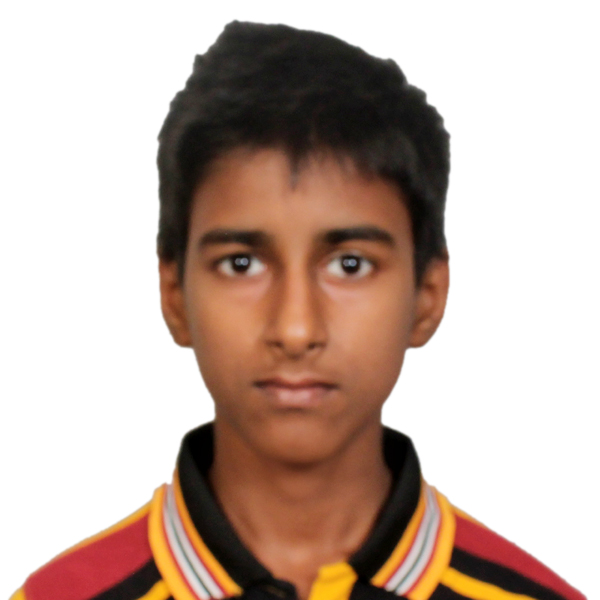
#> input picture 11102.jpg, 600 x 600 px
$ python sift3.py
#> lines starting #> are read from the running program, lines starting #| are printed output that depends on the picture
#> further down, image is the input picture: PIL image 600x600 RGB; mean R, G, B 195.4, 175.1, 164.9
import numpy as np
from scipy.ndimage import gaussian_filter, convolve
from PIL import Image

def generate_gaussian_kernels(sigma, num_intervals):
    """ Generate Gaussian kernels for different intervals based on the input sigma. """
    k = 2 ** (1.0 / num_intervals)
    gaussian_kernels = [sigma]
    for i in range(1, num_intervals + 3):
        sigma_previous = (k ** (i - 1)) * sigma
        sigma_total = k * sigma_previous
        gaussian_kernels.append(np.sqrt(sigma_total ** 2 - sigma_previous ** 2))
    return gaussian_kernels

def compute_gradients(image):
    """ Compute horizontal and vertical gradients of the image using Sobel operators. """
    Kx = np.array([[-1, 0, 1], [-2, 0, 2], [-1, 0, 1]])
    Ky = np.array([[1, 2, 1], [0, 0, 0], [-1, -2, -1]])

    Ix = convolve(image, Kx)
    Iy = convolve(image, Ky)

    magnitude = np.hypot(Ix, Iy)
    angle = np.arctan2(Iy, Ix) * (180 / np.pi)

    return magnitude, angle

def sift_algorithm(img):
    """ Simple SIFT-like feature detection algorithm implemented using numpy. """
    if img.ndim == 3:
        img = np.mean(img, axis=2)  # Convert to grayscale
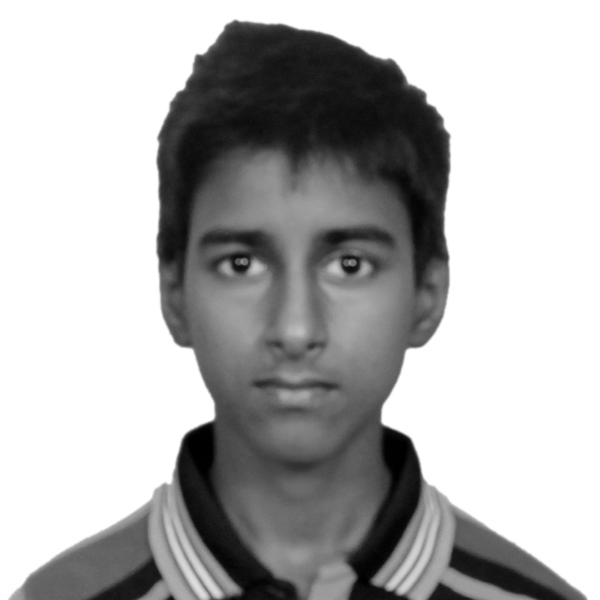
#> img: shape (600, 600) float64; min 0, max 255, mean 178.5
    img = img.astype('float32')

    # Parameters
    sigma = 1.6
    num_intervals = 3

    # Gaussian blurring for scale space representation
    gaussian_kernels = generate_gaussian_kernels(sigma, num_intervals)
    gaussian_images = [gaussian_filter(img, sigma=k) for k in gaussian_kernels]
#> gaussian_images = 6 items

    # Computing gradients
    magnitudes = []
    angles = []
    for gaussian_image in gaussian_images:
        mag, ang = compute_gradients(gaussian_image)
        magnitudes.append(mag)
        angles.append(ang)
#> this loop made 6 passes
#> pass 1, in compute_gradients, `Ix = convolve(image, Kx)`:
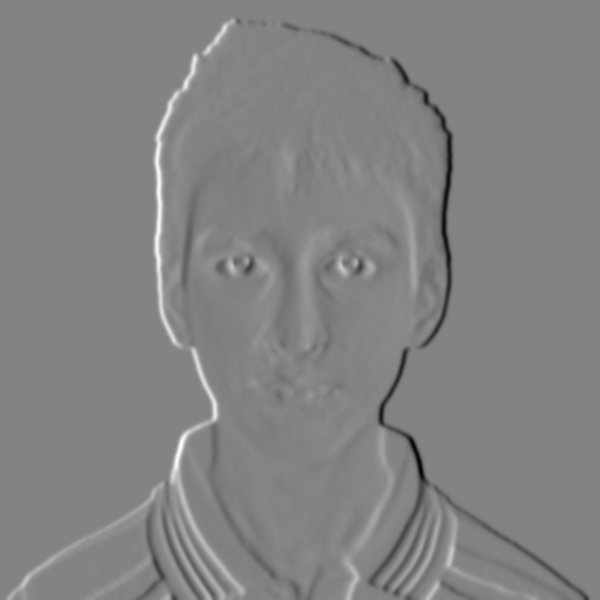
#> Ix: shape (600, 600) float32; min -360.9, max 340.7, mean 0; drawn with min black and max white
#> pass 1, in compute_gradients, `Iy = convolve(image, Ky)`:
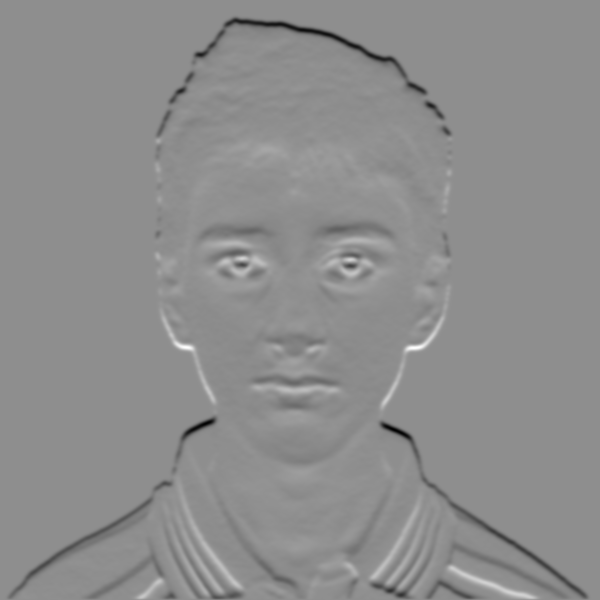
#> Iy: shape (600, 600) float32; min -358, max 281.5, mean -2.2; drawn with min black and max white
#> pass 1, in compute_gradients, `magnitude = np.hypot(Ix, Iy)`:
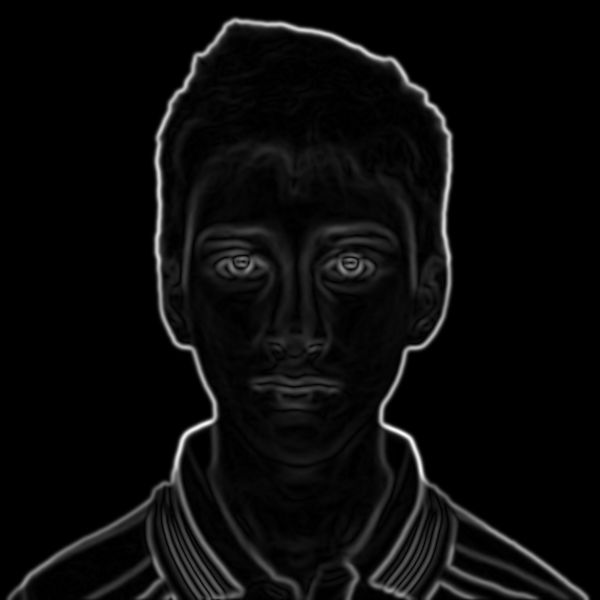
#> magnitude: shape (600, 600) float32; min 0, max 383.8, mean 16.2; drawn with min black and max white
#> pass 1, in compute_gradients, `angle = np.arctan2(Iy, Ix) * (180 / np.pi)`:
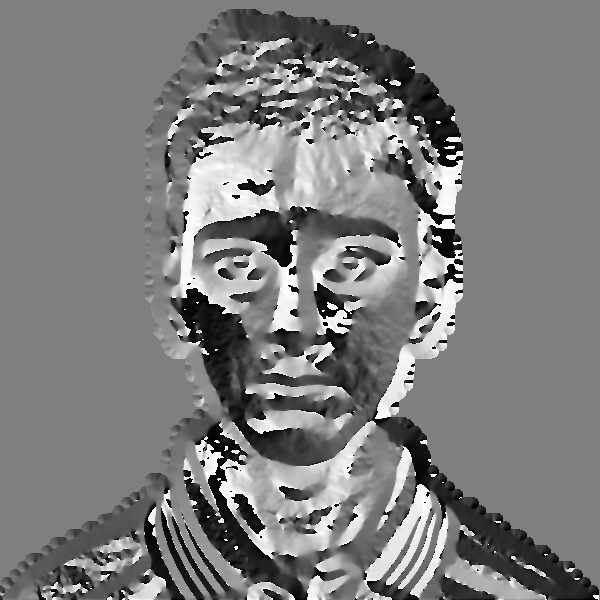
#> angle: shape (600, 600) float32; min -180, max 180, mean -3.3; drawn with min black and max white
#> after the loop, angles = 6 items; magnitudes = 6 items

    # Key points and descriptors would go here
    keypoints = []
    descriptors = []

    # Simulating keypoints and descriptor generation for example purposes
    keypoints.append((50, 50))  # Placeholder for keypoint location
    descriptors.append(np.random.rand(128))

image = Image.open('11102.jpg')
img = np.asarray(image)
print(sift_algorithm(img=img))
#| None

$ run again, with temp.jpg copied over 11102.jpg
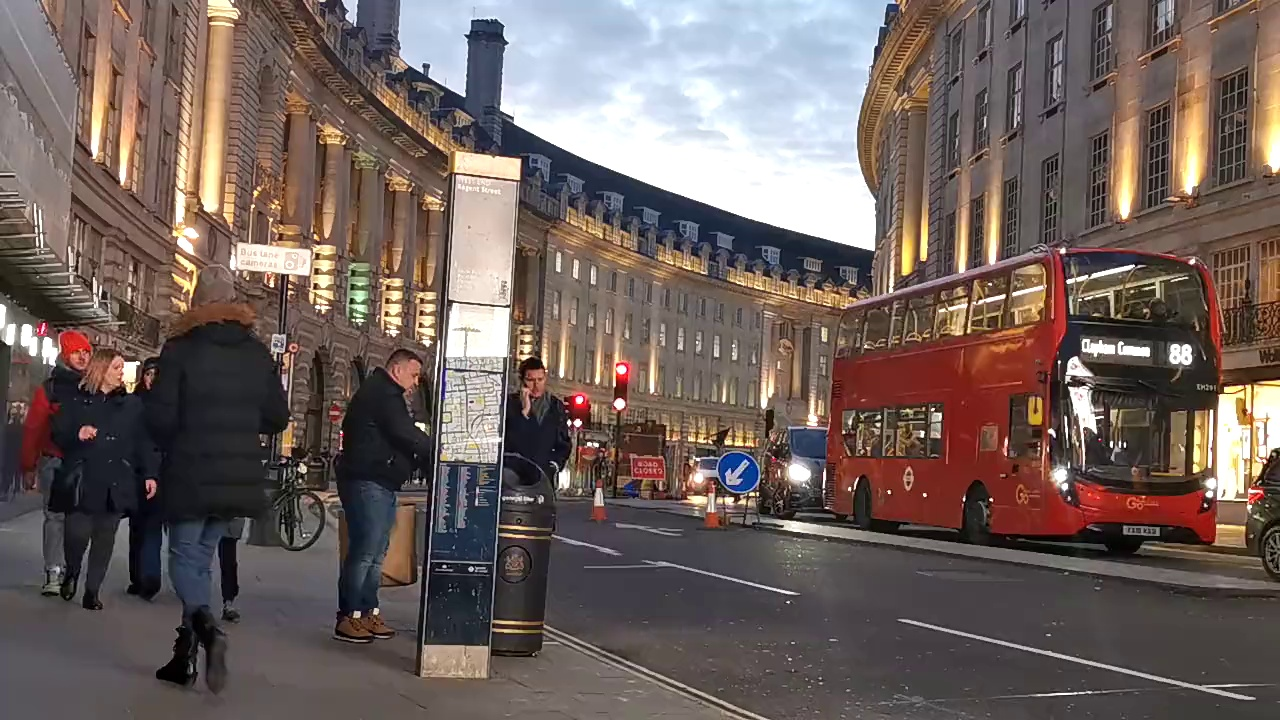
#> input picture temp.jpg, 1280 x 720 px
#> image is the input picture: PIL image 1280x720 RGB; mean R, G, B 111, 96.7, 92.3
#> in sift_algorithm, `img = np.mean(img, axis=2)`:
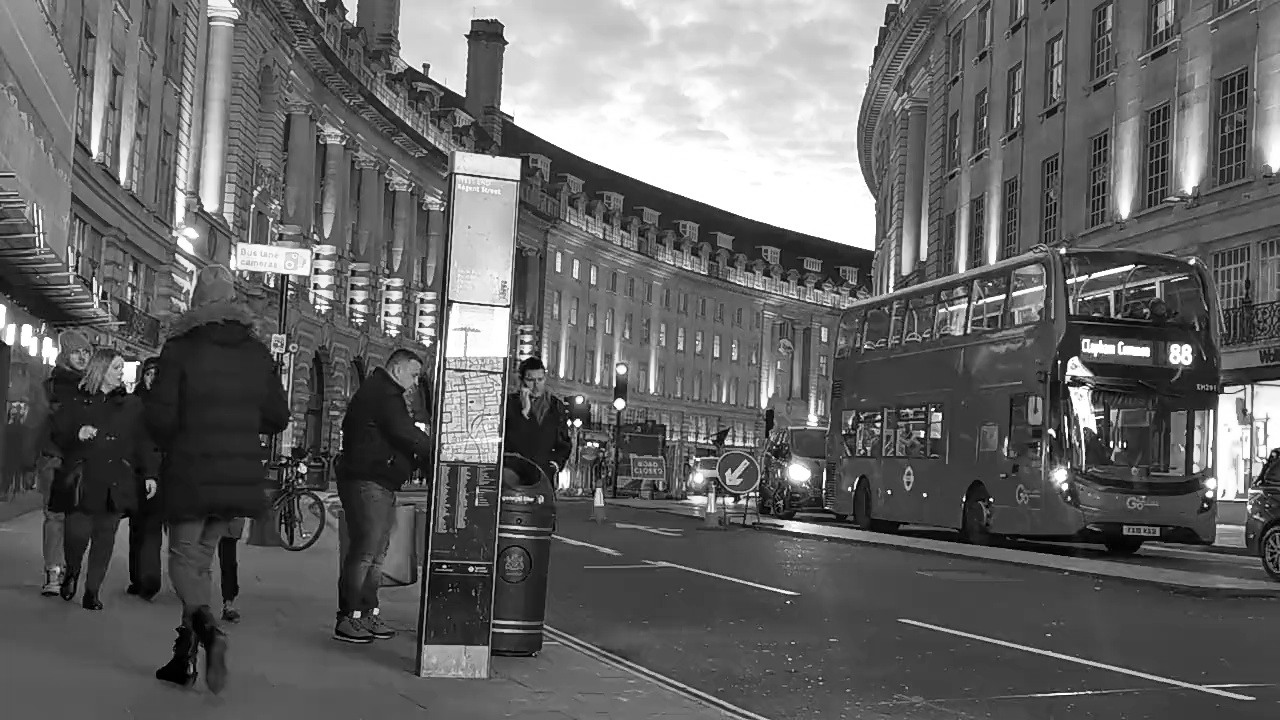
#> img: shape (720, 1280) float64; min 0, max 255, mean 100
#> gaussian_images = 6 items
#> the loop in sift_algorithm, `for gaussian_image in gaussian_images:` made 6 passes
#> pass 1, in compute_gradients, `angle = np.arctan2(Iy, Ix) * (180 / np.pi)`:
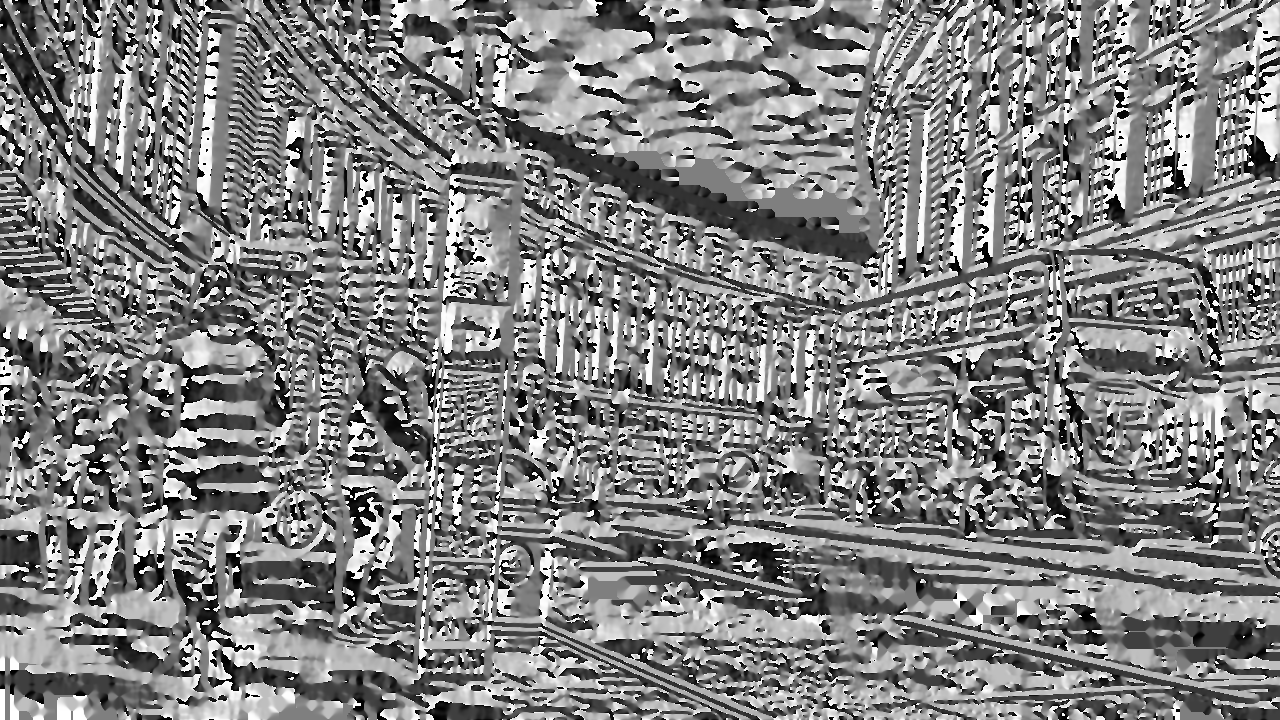
#> angle: shape (720, 1280) float32; min -180, max 180, mean 3.4; drawn with min black and max white
#| None
